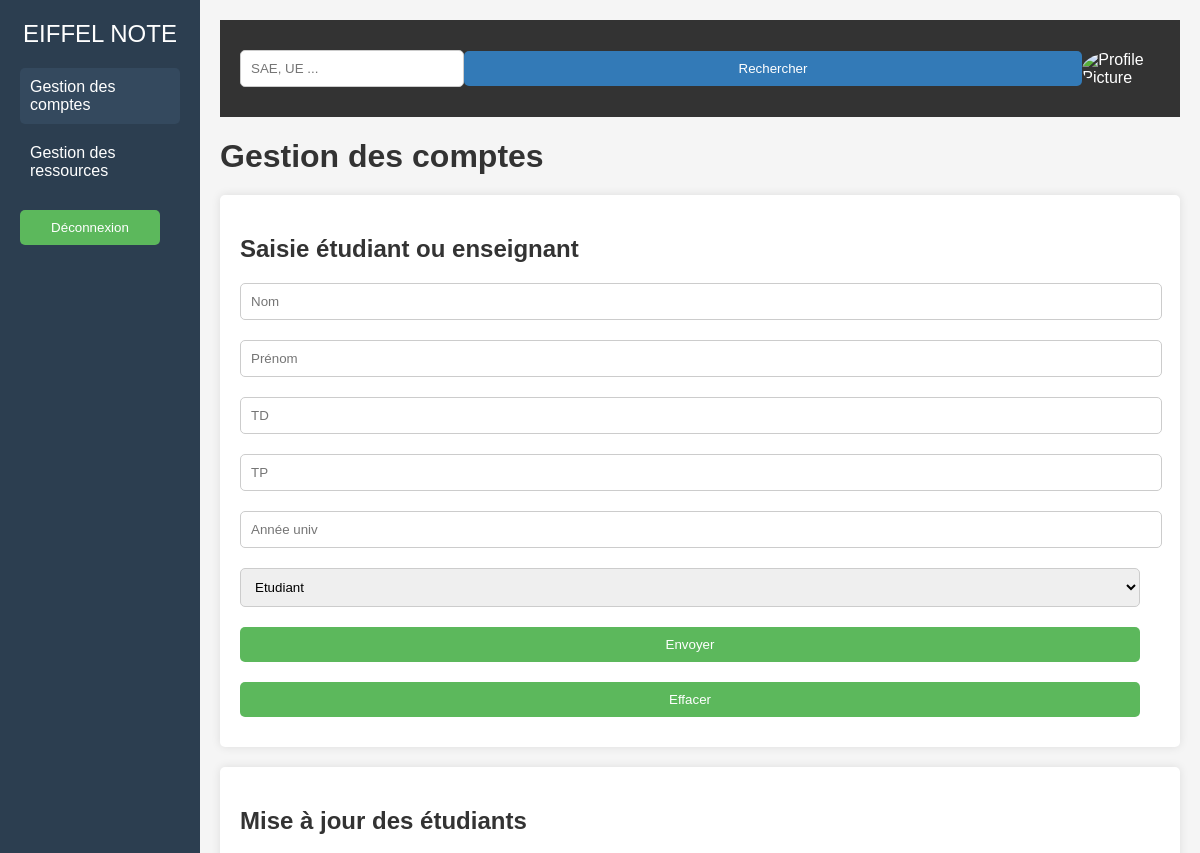
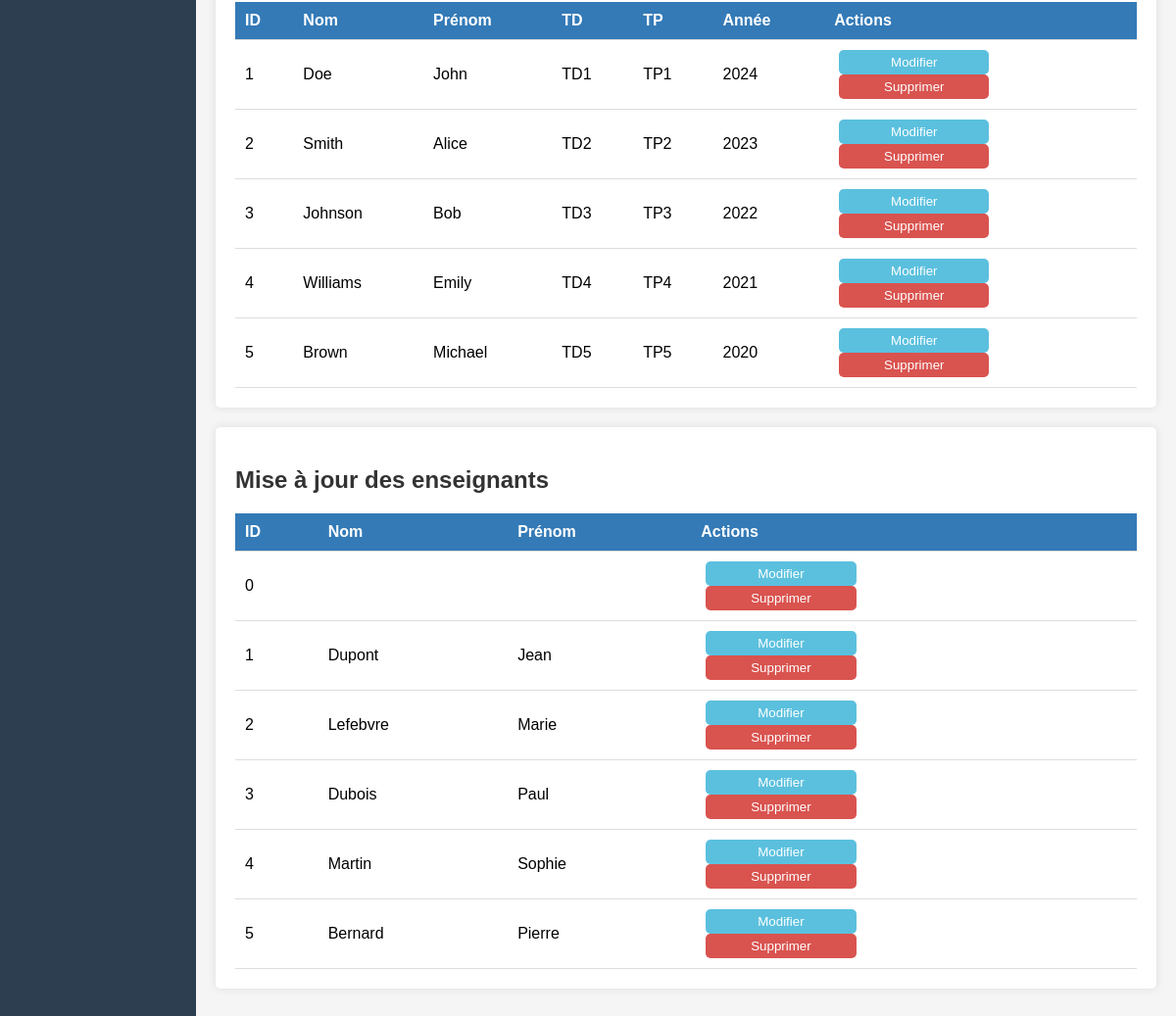
Page /PHP/Admin/accueil_admin.php on the committed database (2 pictures, top to bottom).
### tables this page shows
CREATE TABLE `etudiant` (
  `ID_utilisateur` int(20) NOT NULL,
  `nom` varchar(255) NOT NULL,
  `prenom` varchar(255) NOT NULL,
  `TD` varchar(255) NOT NULL,
  `TP` varchar(255) NOT NULL,
  `annee_promo` varchar(255) NOT NULL,
  `ID_UE` int(20) NOT NULL,
  `Moyenne_UE` int(20) NOT NULL,
  `Penalite` varchar(180) DEFAULT NULL,
  `pass` varchar(250) DEFAULT NULL,
  `username` varchar(250) DEFAULT NULL,
  `ID_epreuve` int(11) DEFAULT NULL
);

CREATE TABLE `enseignant` (
  `ID_enseignant` int(11) NOT NULL,
  `Nom` varchar(150) NOT NULL,
  `Prenom` varchar(150) NOT NULL,
  `pass` varchar(250) DEFAULT NULL,
  `username` varchar(250) DEFAULT NULL
);

### PHP/Admin/accueil_admin.php (the view, shortened to what this page needs)
<?php
$conn = connexion();
$result_etudiants = $conn->query("SELECT * FROM etudiant");
$result_enseignants = $conn->query("SELECT * FROM enseignant");
?>
<!DOCTYPE html>
<html lang="fr">
<head>
    <link rel="stylesheet" href="/sae203/CSS/accueil_admin.css">
</head>
<body>
    <div class="sidebar">
        <div class="logo">EIFFEL NOTE</div>
        <div class="menu">
            <div class="active"><a href="../Admin/accueil_admin.php">Gestion des comptes</a></div>
            <div><a href="#">Gestion des ressources</a></div>
            <div class="logout">
        <form method="post" action="../Admin/accueil_admin.php">
            <button type="submit" name="logout">Déconnexion</button>
            </form>
        </div>
    </div>
        </div>
    <div class="main-content">
        <header>
            <input type="text" placeholder="SAE, UE ...">
            <button>Rechercher</button>
            <div class="profile">
                <img src="profile.png" alt="Profile Picture">
            </div>
        </header>
        <h1>Gestion des comptes</h1>
        <div class="content">
            <div class="form-section">
                <h2>Saisie étudiant ou enseignant</h2>
                <form method="post" action="../Admin/accueil_admin.php">
                    <input type="text" name="nom" placeholder="Nom" value="<?php echo isset($_GET['nom']) ? $_GET['nom'] : ''; ?>">
                    <input type="text" name="prenom" placeholder="Prénom" value="<?php echo isset($_GET['prenom']) ? $_GET['prenom'] : ''; ?>">
                    <input type="text" name="TD" placeholder="TD" value="<?php echo isset($_GET['TD']) ? $_GET['TD'] : ''; ?>">
                    <input type="text" name="TP" placeholder="TP" value="<?php echo isset($_GET['TP']) ? $_GET['TP'] : ''; ?>">
                    <input type="text" name="annee" placeholder="Année univ" value="<?php echo isset($_GET['annee_promo']) ? $_GET['annee_promo'] : ''; ?>">
                    <select name="role">
                        <option value="etudiant">Etudiant</option>
                    </select>
                    <button type="submit" name="envoyer">Envoyer</button>
                    <button type="reset">Effacer</button>
                </form>
            </div>
            <div class="update-section student-list">
                <h2>Mise à jour des étudiants</h2>
                <table>
                    <thead>
                        <tr>
                            <th>ID</th>
                            <th>Nom</th>
                            <th>Prénom</th>
                            <th>TD</th>
                            <th>TP</th>
                            <th>Année</th>
                            <th>Actions</th>
                        </tr>
                    </thead>
                    <tbody>
                        <?php while ($etudiant = $result_etudiants->fetch_assoc()) { ?>
                            <tr>
                                <td><?php echo $etudiant['ID_utilisateur']; ?></td>
                                <td><?php echo $etudiant['nom']; ?></td>
                                <td><?php echo $etudiant['prenom']; ?></td>
                                <td><?php echo $etudiant['TD']; ?></td>
                                <td><?php echo $etudiant['TP']; ?></td>
                                <td><?php echo $etudiant['annee_promo']; ?></td>
                                <td>
                                    <form method="post" action="../Admin/accueil_admin.php">
                                        <button type="submit" name="modifier">Modifier</button>
                                        <button type="submit" name="supprimer">Supprimer</button>
                                    </form>
                                </td>
                            </tr>
                        <?php } ?>
                    </tbody>
                </table>
            </div>
            <div class="update-section student-list">
                <h2>Mise à jour des enseignants</h2>
                <table>
                    <thead>
                        <tr>
                            <th>ID</th>
                            <th>Nom</th>
                            <th>Prénom</th>
                            <th>Actions</th>
                        </tr>
                    </thead>
                    <tbody>
                        <?php while ($enseignant = $result_enseignants->fetch_assoc()) { ?>
                            <tr>
                                <td><?php echo $enseignant['ID_enseignant']; ?></td>
                                <td><?php echo $enseignant['Nom']; ?></td>
                                <td><?php echo $enseignant['Prenom']; ?></td>
                                <td>
                                    <form method="post" action="../Admin/accueil_admin.php">
                                        <button type="submit" name="modifier">Modifier</button>
                                        <button type="submit" name="supprimer">Supprimer</button>
                                    </form>
                                </td>
                            </tr>
                        <?php } ?>
                    </tbody>
                </table>
            </div>
        </div>
    </div>
</body>
</html>

### CSS/accueil_admin.css (style rules this page uses)
body { font-family: Arial, sans-serif; margin: 0; padding: 0; background-color: #f5f5f5; }
h1, h2 { color: #333; }
h1 { margin-bottom: 20px; }
h2 { margin-top: 20px; margin-bottom: 10px; }
input[type="text"], select, button { padding: 10px; margin: 10px 0; width: calc(100% - 20px); border: 1px solid #ccc; border-radius: 5px; }
button { background-color: #5cb85c; color: white; border: none; cursor: pointer; }
header { display: flex; justify-content: space-between; align-items: center; padding: 20px; background-color: #333; color: white; }
header input[type="text"] { width: 300px; }
header button { padding: 10px 20px; background-color: #337ab7; }
.sidebar { position: fixed; top: 0; left: 0; height: 100%; width: 200px; background-color: #2c3e50; color: white; padding: 20px; box-sizing: border-box; }
.sidebar .logo { font-size: 1.5em; margin-bottom: 20px; text-align: center; }
.sidebar .menu div { margin-bottom: 10px; }
.sidebar .menu a { color: white; text-decoration: none; display: block; padding: 10px; border-radius: 5px; }
.sidebar .menu a:hover, .sidebar .menu .active a { background-color: #34495e; }
.main-content { margin-left: 200px; padding: 20px; }
.form-section, .update-section { background-color: white; padding: 20px; margin-bottom: 20px; border-radius: 5px; box-shadow: 0 0 10px rgba(0, 0, 0, 0.1); }
.form-section form, .update-section form { display: flex; flex-direction: column; }
table { width: 100%; border-collapse: collapse; margin-top: 20px; }
table th, table td { padding: 10px; text-align: left; border-bottom: 1px solid #ddd; }
table th { background-color: #f2f2f2; }
.student-list, .teacher-list { margin-top: 20px; }
.student-list table th, .teacher-list table th { background-color: #337ab7; color: white; }
.student-list table td form, .teacher-list table td form { display: inline-block; }
.student-list table button, .teacher-list table button { padding: 5px 10px; margin: 0 5px; }
.student-list table button[type="submit"], .teacher-list table button[type="submit"] { background-color: #d9534f; }
.student-list table button[name="modifier"], .teacher-list table button[name="modifier"] { background-color: #5bc0de; }
.profile img { width: 40px; height: 40px; border-radius: 50%; }

### rows in the picture
etudiant: ID_utilisateur "1", nom "Doe", prenom "John", TD "TD1", TP "TP1", annee_promo "2024"
etudiant: ID_utilisateur "2", nom "Smith", prenom "Alice", TD "TD2", TP "TP2", annee_promo "2023"
etudiant: ID_utilisateur "3", nom "Johnson", prenom "Bob", TD "TD3", TP "TP3", annee_promo "2022"
etudiant: ID_utilisateur "4", nom "Williams", prenom "Emily", TD "TD4", TP "TP4", annee_promo "2021"
etudiant: ID_utilisateur "5", nom "Brown", prenom "Michael", TD "TD5", TP "TP5", annee_promo "2020"
enseignant: ID_enseignant "0"
enseignant: ID_enseignant "1", Nom "Dupont", Prenom "Jean"
enseignant: ID_enseignant "2", Nom "Lefebvre", Prenom "Marie"
enseignant: ID_enseignant "3", Nom "Dubois", Prenom "Paul"
enseignant: ID_enseignant "4", Nom "Martin", Prenom "Sophie"
enseignant: ID_enseignant "5", Nom "Bernard", Prenom "Pierre"
